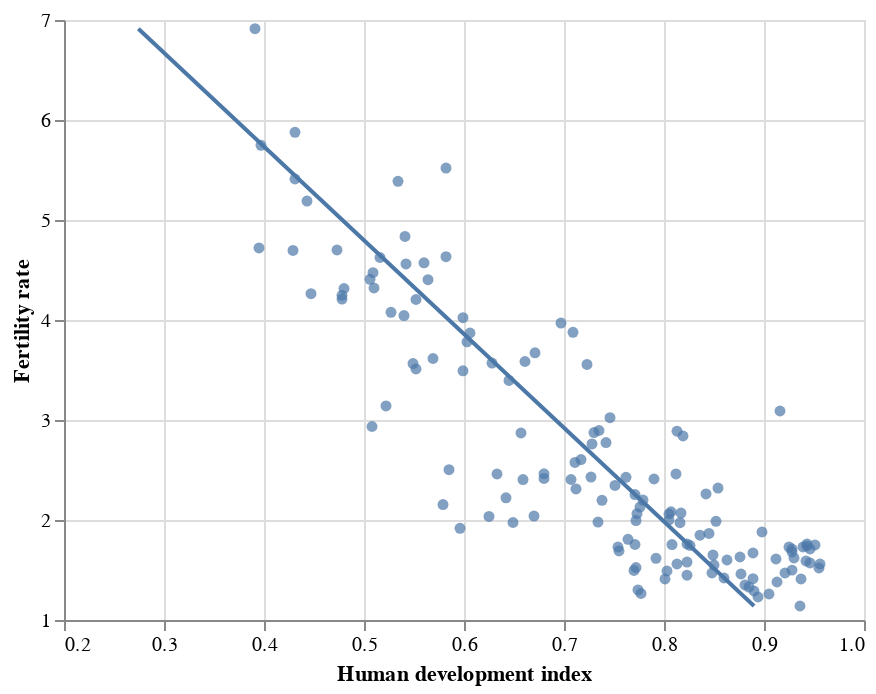

This figure's notebook cell:
### Markdown cell above
# Multiple linear regression

Now let's consider adding the human development factor to the model. First let's investigate the *univariate* relationship between HDI and fertility rate.

A scatterplot is shown below with a regression line overlaid. The relationship perhaps isn't perfectly linear, but a line should provide a decent approximation.

### Code cell
base = alt.Chart(reg_data).mark_circle().encode(
    x = alt.X('hdi', title = 'Human development index', scale = alt.Scale(zero = False)),
    y = alt.Y('fertility_total', title = 'Fertility rate', scale = alt.Scale(zero = False))
)

base + base.transform_regression(on = 'fertility_total', regression = 'hdi').mark_line()

### Figure 1 — Vega-Lite specification as saved in the notebook (floating-point values rounded to 4 significant figures; data arrays with more than 128 entries replaced by an {"elided": "..."} marker saying what was removed)
{"config": {"view": {"continuousWidth": 400, "continuousHeight": 300}}, "layer": [{"mark": "circle", "encoding": {"x": {"field": "hdi", "scale": {"zero": false}, "title": "Human development index", "type": "quantitative"}, "y": {"field": "fertility_total", "scale": {"zero": false}, "title": "Fertility rate", "type": "quantitative"}}}, {"mark": "line", "encoding": {"x": {"field": "hdi", "scale": {"zero": false}, "title": "Human development index", "type": "quantitative"}, "y": {"field": "fertility_total", "scale": {"zero": false}, "title": "Fertility rate", "type": "quantitative"}}, "transform": [{"on": "fertility_total", "regression": "hdi"}]}], "data": {"name": "data-dc94369a955b39d91d322b58a8b13b06"}, "$schema": "https://vega.github.io/schema/vega-lite/v4.17.0.json", "datasets": {"data-dc94369a955b39d91d322b58a8b13b06": {"elided": "139 records"}}}
